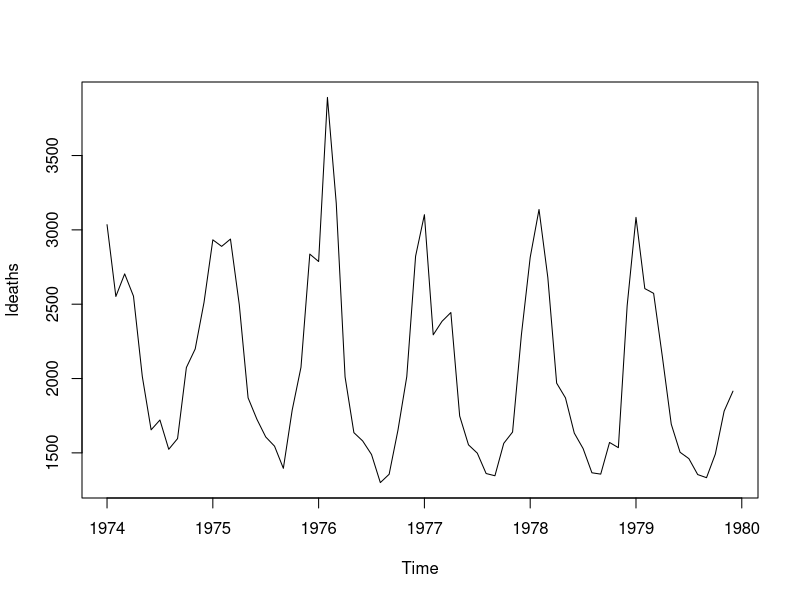
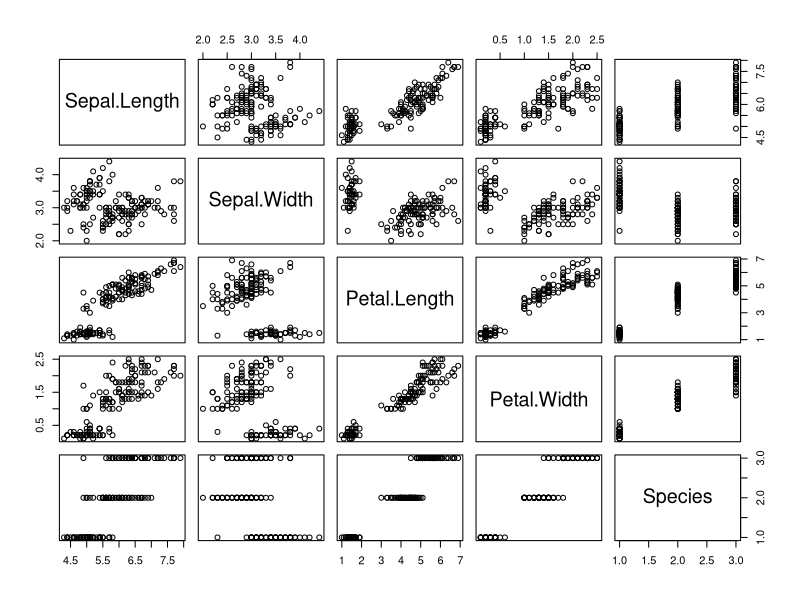
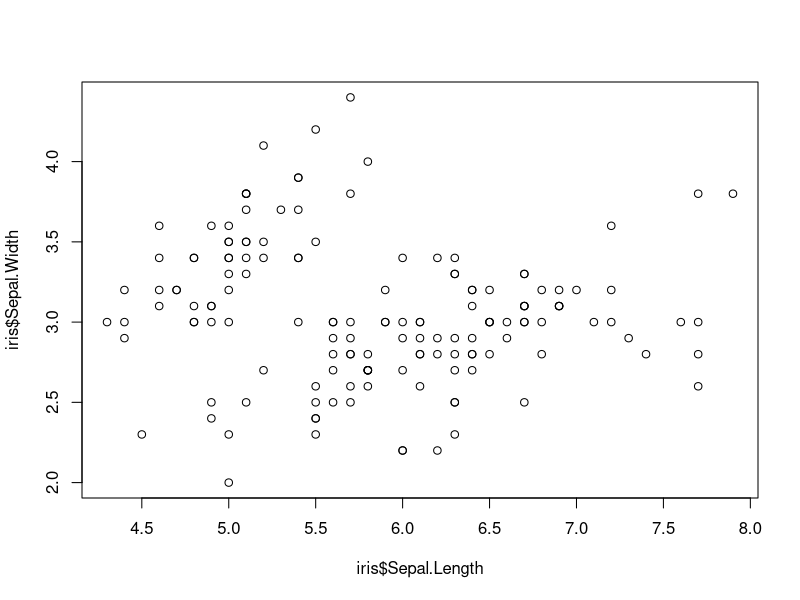
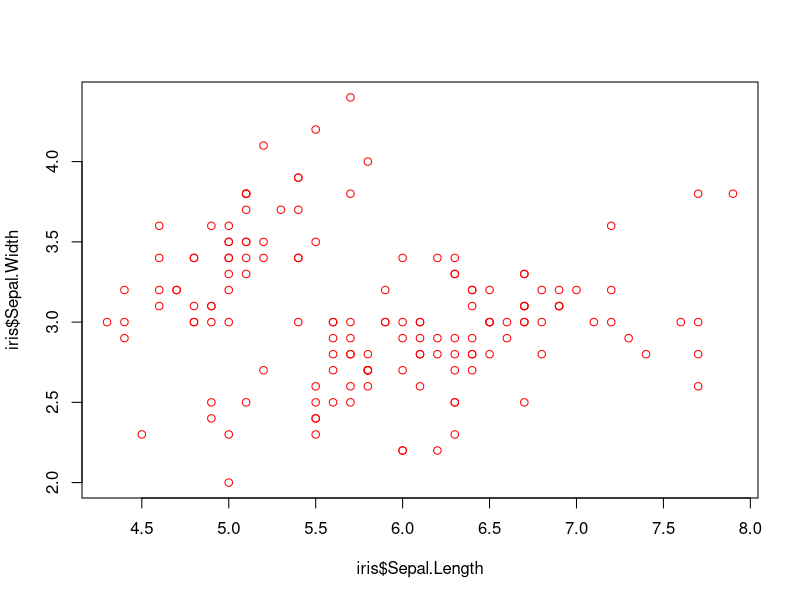
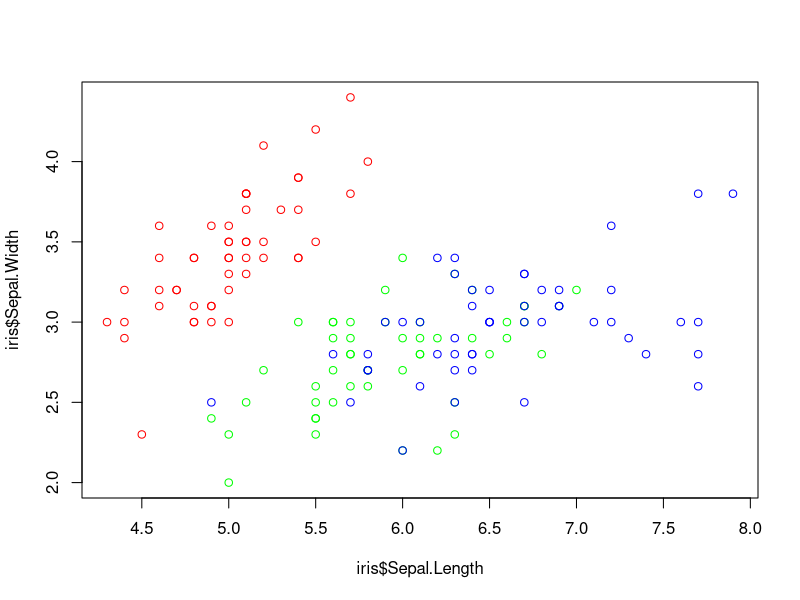
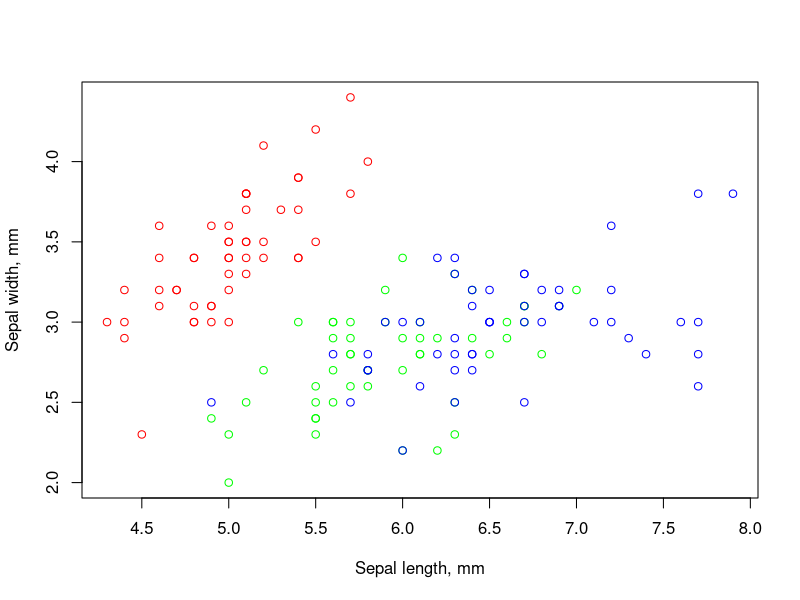
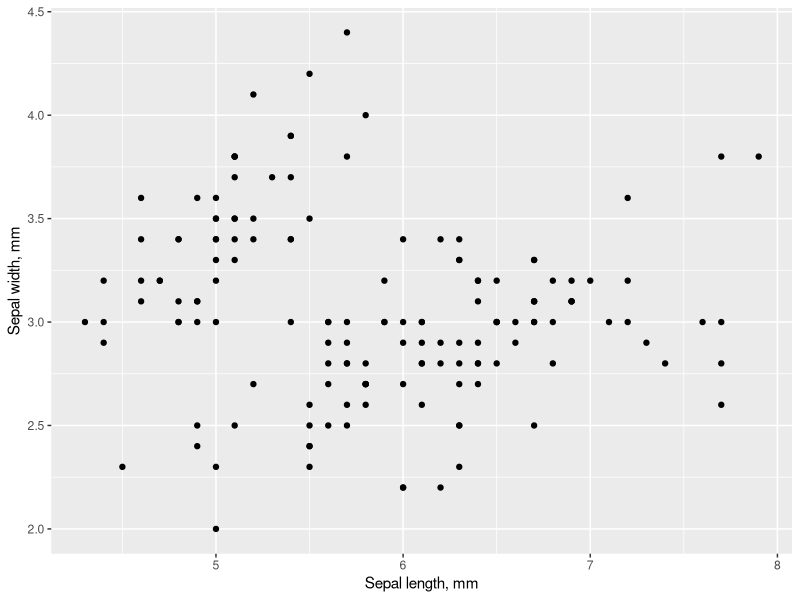
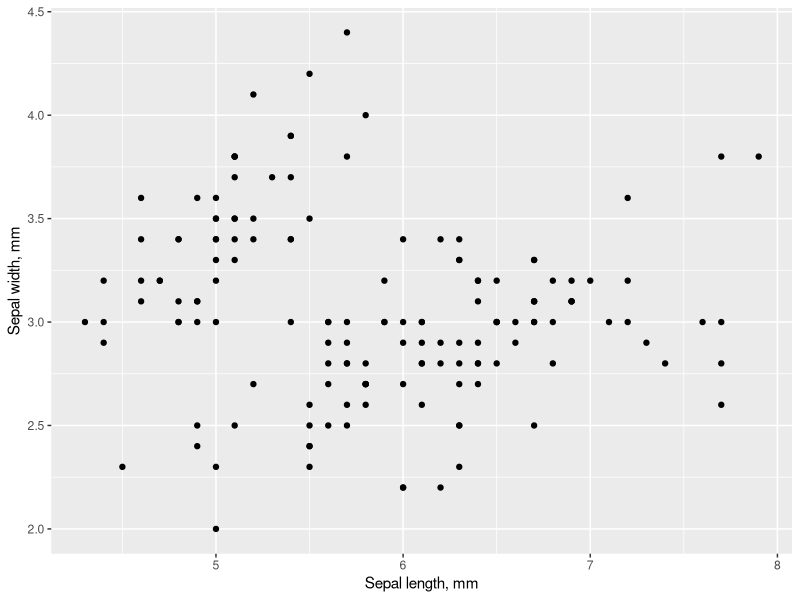

Generate these figures, in order, with R:
## ---- chunk 1
knitr::opts_chunk$set(echo = TRUE)
## ---- chunk 2
#open a new window
#windows() #on a pc
quartz() #on a mac

#current device
dev.cur()

## ---- chunk 3
#start pdf device
pdf("mycoolplot.pdf") # you can specify many other parameters here, e.g. size, dpi, etc

# make a random plot
plot(1)

#list of devices
dev.list()
dev.cur()
## ---- chunk 4
#select a device
dev.set(3)

#end a device or close a file
dev.off()
dev.cur()

dev.off()
dev.cur()
## ---- chunk 5
plot(ldeaths)
## ---- chunk 6
head(iris)
plot(iris)
## ---- chunk 7
plot(x=iris$Sepal.Length,
     y=iris$Sepal.Width)
## ---- chunk 8
plot(x=iris$Sepal.Length,
     y=iris$Sepal.Width,
     col='red') # pass a single value to color *all* points the same way
## ---- chunk 9
species_colors = iris$Species # make a copy of the Species column
levels(species_colors) # examine the number of levels
levels(species_colors) = c("red","green","blue") # set color names as levels
species_colors = as.character(species_colors) # convert factor to character vector
species_colors # check

plot(x=iris$Sepal.Length,
     y=iris$Sepal.Width,
     col=species_colors) # pass a vector of colors to set the color of each point individually
## ---- chunk 10
plot(x=iris$Sepal.Length,
     y=iris$Sepal.Width,
     col=species_colors,
     xlab='Sepal length, mm',
     ylab='Sepal width, mm')
## ---- chunk 11
library(ggplot2)
head(iris)

# quick plot with defaults
qplot(x=Sepal.Length,
      y=Sepal.Width,
      data=iris,
      xlab='Sepal length, mm',
      ylab='Sepal width, mm',
      geom=c("point")) # set geometry - this is the biggest difference from base R
## ---- chunk 12
ggplot(data=iris, 
       mapping=aes(x=Sepal.Length,   # set aesthetics
                   y=Sepal.Width)) +
  geom_point() +                     # set geometry
  theme_grey() +                     # set theme (although this theme is default)
  xlab('Sepal length, mm') +
  ylab('Sepal width, mm')
## ---- chunk 13
# pass a single value to the parameter color inside the geometry function to color *all* points the same way
ggplot(data=iris,
       mapping=aes(x=Sepal.Length,
                   y=Sepal.Width)) +
  geom_point(color="red") + # here
  xlab('Sepal length, mm') +
  ylab('Sepal width, mm')

# pass the name of the data.frame column by which to color points to the parameter color inside the aesthetics
ggplot(data=iris, 
       mapping=aes(x=Sepal.Length,
                   y=Sepal.Width,
                   color=Species)) + # here
  geom_point() +
  xlab('Sepal length, mm') +
  ylab('Sepal width, mm')

ggplot(data=iris, 
       mapping=aes(x=Sepal.Length,
                   y=Sepal.Width,
                   color=Species)) +
  geom_point(mapping=aes(color=Species)) + # you can also create an aesthetics mapping inside geometries!
  xlab('Sepal length, mm') +
  ylab('Sepal width, mm')
## ---- chunk 14
hist(iris$Sepal.Length)
## ---- chunk 15
virnica_rows = which(iris$Species=='virginica')
iris_virginica = iris[virnica_rows,]

hist(iris_virginica$Sepal.Length)
## ---- chunk 16
qplot(x=Sepal.Length,
      data=iris,
      fill=Species,
      color=Species,
      alpha=0.5) # make the bars semi-transparent
## ---- chunk 17
ggplot(data=iris,
       mapping=aes(x=Sepal.Length,
                   fill=Species,
                   color=Species))  +
  geom_histogram(alpha=0.5)
